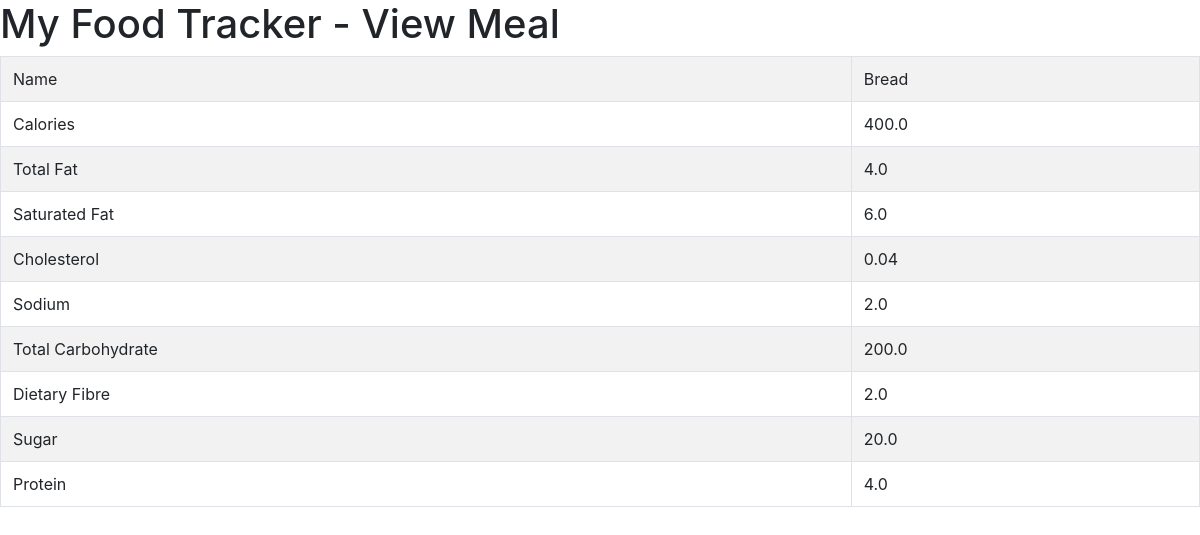
The page /view_meal/1 on the database its author committed.
### food/models.py (models this page shows, shortened)
class Meal(models.Model):
	BREAKFAST = 1
	MORNING_SNACK = 2
	LUNCH = 3
	AFTERNOON_SNACK = 4
	DINNER = 5
	EVENING_SNACK = 6
	MEAL_TIME_TYPES = (
		(BREAKFAST, "Breakfast"),
		(MORNING_SNACK, "Morning Snack"),
		(LUNCH, "Lunch"),
		(AFTERNOON_SNACK, "Afternoon Snack"),
		(DINNER, "Dinner"),
		(EVENING_SNACK, "Evening Snack")
	)
	food = models.ForeignKey(Food, verbose_name="Food",on_delete = models.CASCADE)
	serving_size = models.IntegerField(verbose_name="Serving Size")
	meal_time = models.IntegerField(verbose_name="Meal Time", choices=MEAL_TIME_TYPES)
	def get_total_calories(self):
		return self.serving_size * self.food.calories
	def get_total_total_fat(self):
		return self.serving_size * self.food.total_fat
	def get_total_saturated_fat(self):
		return self.serving_size * self.food.saturated_fat
	def get_total_cholesterol(self):
		return self.serving_size * self.food.cholesterol
	def get_total_sodium(self):
		return self.serving_size * self.food.sodium
	def get_total_total_carbohydrate(self):
		return self.serving_size * self.food.total_carbohydrate
	def get_total_dietary_fibre(self):
		return self.serving_size * self.food.dietary_fibre
	def get_total_sugar(self):
		return self.serving_size * self.food.sugar
	def get_total_protein(self):
		return self.serving_size * self.food.protein

class Food(models.Model):
	name = models.CharField(verbose_name="Food Name", max_length=200)
	calories = models.FloatField(verbose_name="Calories (kcal)")
	total_fat = models.FloatField(verbose_name="Total Fat (g)")
	saturated_fat = models.FloatField(verbose_name="Saturated Fat (g)")
	cholesterol = models.FloatField(verbose_name="Cholesterol (mg)")
	sodium = models.FloatField(verbose_name="Sodium (mg)")
	total_carbohydrate = models.FloatField(verbose_name="Total Carbohydrate (g)")
	dietary_fibre = models.FloatField(verbose_name="Dietary Fibre (g)")
	sugar = models.FloatField(verbose_name="Sugar (g)")
	protein = models.FloatField(verbose_name="Protein (g)")

### food/views.py (the view)
# urls.py: url(r'^view_meal/(?P<meal_id>\d+)$', view_meal, name='view-meal'),
def view_meal(request, meal_id):
	template = "view_meal.html"
	meal = Meal.objects.get(id=int(meal_id))
	context = {
         'meal': meal,
    }
	return render(request, template, context)

### templates/view_meal.html (shortened to what this page needs)
<html>
	<head>
		<link rel="stylesheet" href="https://stackpath.bootstrapcdn.com/bootstrap/4.1.1/css/bootstrap.min.css">
	</head>
	<body>
		<h1>My Food Tracker - View Meal</h1>
			<table class="table table-striped table-bordered">
				<tr>
					<td>Name</td>
					<td>{{ meal.food.name }}</td>
				</tr>
				<tr>
					<td>Calories</td>
					<td>{{ meal.get_total_calories }}</td>
				</tr>
				<tr>
					<td>Total Fat</td>
					<td>{{ meal.get_total_total_fat }}</td>
				</tr>
				<tr>
					<td>Saturated Fat</td>
					<td>{{ meal.get_total_saturated_fat }}</td>
				</tr>
				<tr>
					<td>Cholesterol</td>
					<td>{{ meal.get_total_cholesterol }}</td>
				</tr>
				<tr>
					<td>Sodium</td>
					<td>{{ meal.get_total_sodium }}</td>
				</tr>
				<tr>
					<td>Total Carbohydrate</td>
					<td>{{ meal.get_total_total_carbohydrate }}</td>
				</tr>
				<tr>
					<td>Dietary Fibre</td>
					<td>{{ meal.get_total_dietary_fibre }}</td>
				</tr>
				<tr>
					<td>Sugar</td>
					<td>{{ meal.get_total_sugar }}</td>
				</tr>
				<tr>
					<td>Protein</td>
					<td>{{ meal.get_total_protein }}</td>
				</tr>
			</table>
	</body>
</html>

### rows shown on the page
Meal: food.name "Bread", get_total_calories "400.0", get_total_total_fat "4.0", get_total_saturated_fat "6.0", get_total_cholesterol "0.04", get_total_sodium "2.0", get_total_total_carbohydrate "200.0", get_total_dietary_fibre "2.0", get_total_sugar "20.0", get_total_protein "4.0"
